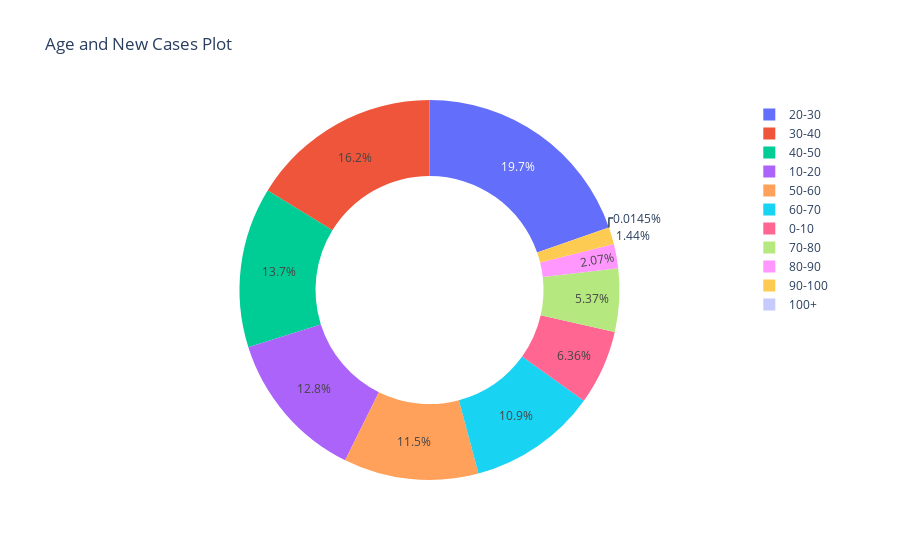

The cell this chart's notebook holds for it:
### Code cell
all_age = pd.DataFrame(columns=['Country', 'Region', 'Code', 
                                'Date', 'Sex', 'Age', 
                                'AgeInt', 'Cases', 'Deaths', 
                                'Tests', 'New Cases'])
for key, val in age_grp.items():
    all_age = pd.concat([all_age, df_m[val][-7:], df_f[val][-7:]], axis=0)
    
fig = px.pie(all_age, 
             values='New Cases', names='Age', 
             title='Age and New Cases Plot',
             hole=.6)
fig.show()

### Figure 1 — Plotly figure (JSON) as saved in the notebook; plotly's stock layout.template omitted (floating-point values rounded to 4 significant figures; data arrays with more than 128 entries replaced by an {"elided": "..."} marker saying what was removed)
{"data": [{"domain": {"x": [0, 1], "y": [0, 1]}, "hole": 0.6, "hovertemplate": "Age=%{label}<br>New Cases=%{value}<extra></extra>", "labels": {"elided": "154 str values"}, "legendgroup": "", "name": "", "showlegend": true, "type": "pie", "values": {"elided": "154 float values"}}], "layout": {"legend": {"tracegroupgap": 0}, "title": {"text": "Age and New Cases Plot"}}}
